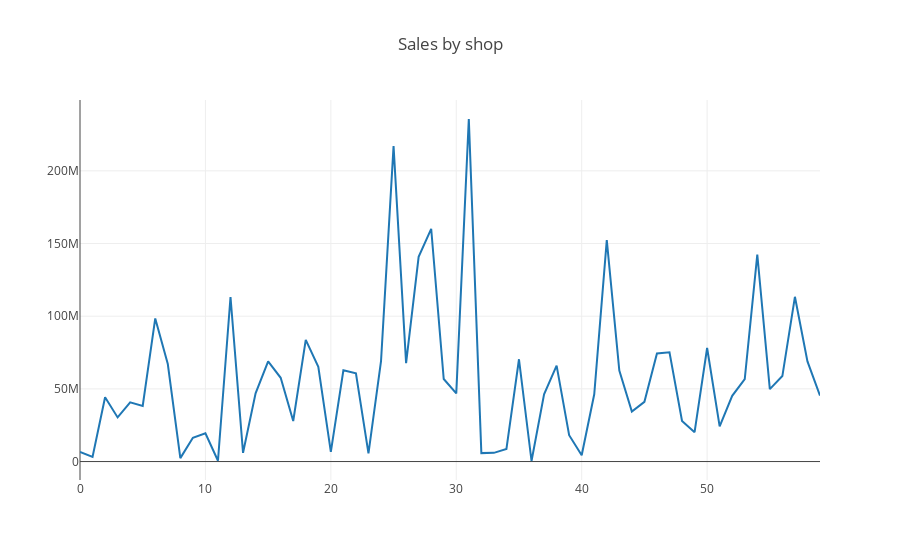

Here is the notebook cell this chart was saved with:
### Code cell
# Create a line (trace) for the global sales
trace0 = go.Scatter(
    x=shops_data.index,
    y=shops_data['revenue'],
    name='Sales by shop'
)

# Define the data array
data = [trace0]

# Set the title
layout = {'title': 'Sales by shop'}

# Create a Figure and plot it
fig = go.Figure(data=data, layout=layout)
iplot(fig, show_link=False)
